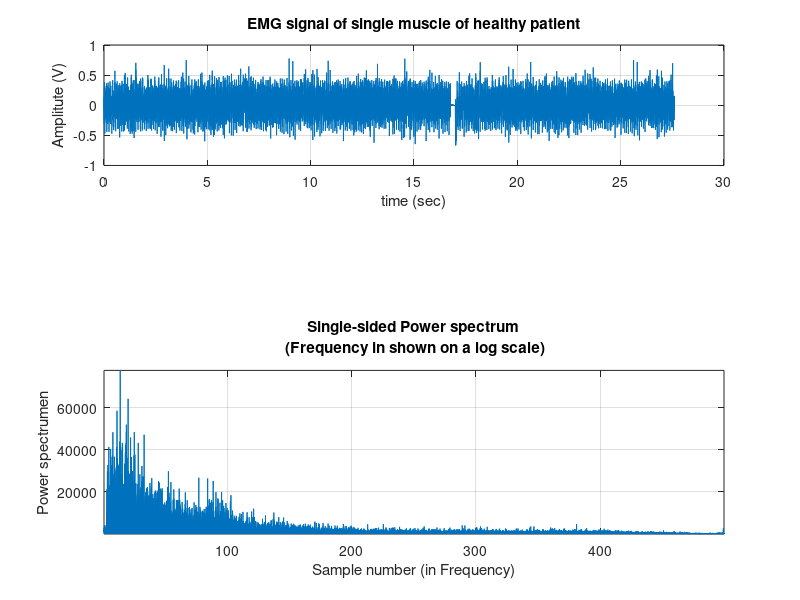
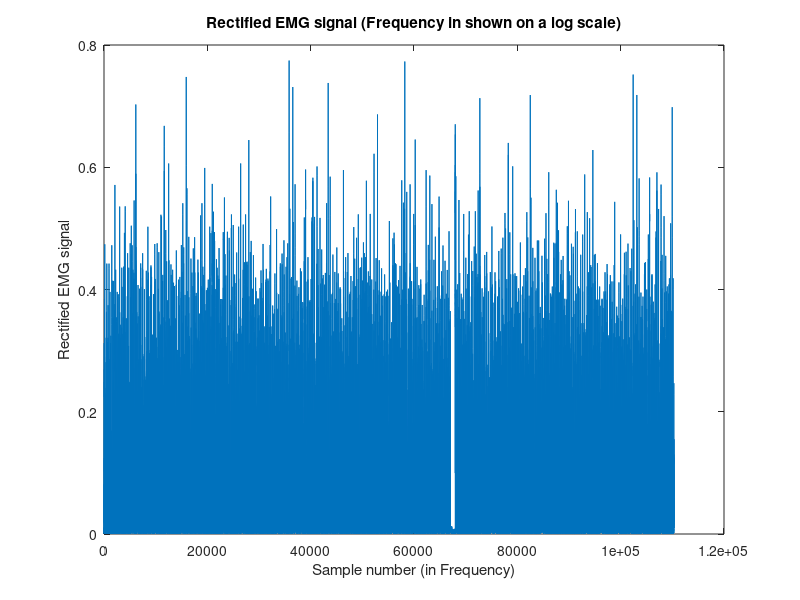
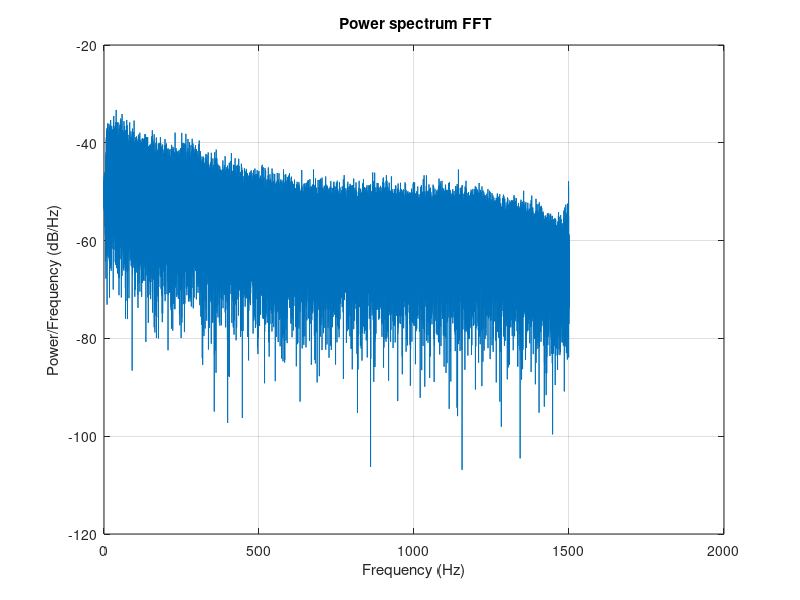
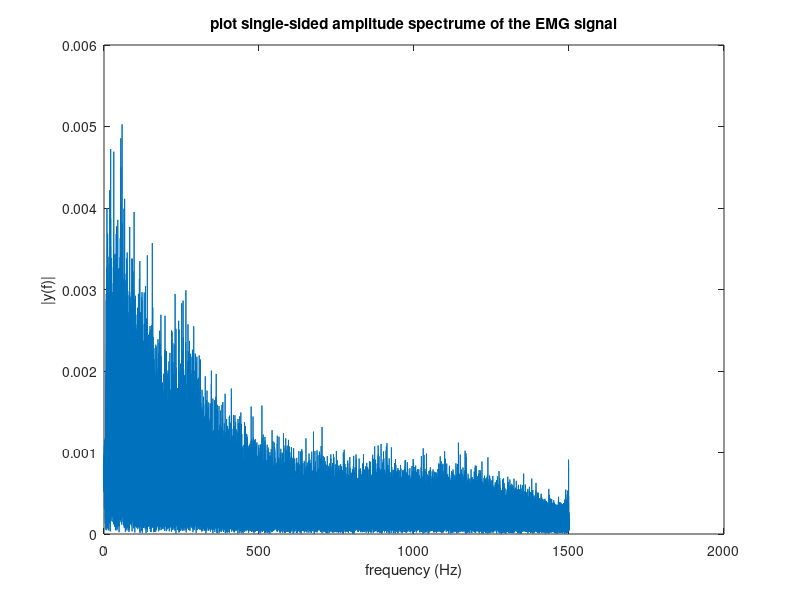

MATLAB code to generate these figures, in order:
clc;
close all;
clear all;
EMGSIG = load('emg_myopathy.txt'); %replace the txt file accordingly
t = EMGSIG(:, 1);
y1 = EMGSIG(:, 2);
N = length(y1);
ls = size(y1);
f = 1/N;
fs = 3000;
T = 1/fs;
t1 = (0 : N-1) *T;
Nyquist = fs/2;
figure;
subplot (3,1,1);
plot(t,y1);
title ('EMG signal of single muscle of healthy patient');
xlabel ('time (sec)');
ylabel ('Amplitute (V)');
grid on;
Y= abs(fft(y1));
Y(1) = [];
power = abs(Y(1:N/2)).^2;
nyquist = 1/(2*0.001);
freq = (1:N/2)/(N/2)*nyquist;
subplot(212), plot(freq,power), grid on
xlabel('Sample number (in Frequency)')
ylabel('Power spectrumen');
title({'Single-sided Power spectrum' ...
 ' (Frequency in shown on a log scale)'});
axis tight
rms_y1 = sqrt(mean(y1.^2));
msgbox(strcat('RMS of EMG signal is = ',mat2str(rms_y1),''));
arv_y1 = abs(mean(y1));
msgbox(strcat('ARV of EMG signal is = ',mat2str(arv_y1),''));
y2 = detrend(y1);
figure;
rec_y = abs(y2);
plot (rec_y);
xlabel('Sample number (in Frequency)')
ylabel('Rectified EMG signal');
title({'Rectified EMG signal (Frequency in shown on a log scale)'});
figure;
xdft = fft(y1);
xdft = xdft(1:N/2+1);
psdx = (1/(fs*N)) * abs(xdft).^2;
psdx(2:end-1) = 2*psdx(2:end-1);
freq = 0:fs/length(y1):fs/2;
plot(freq,10*log10(psdx))
grid on
title(' Power spectrum FFT')
xlabel('Frequency (Hz)')
ylabel('Power/Frequency (dB/Hz)')
NFFT = 2 ^ nextpow2(N);
Y = fft(y1, NFFT) / N;
f = (fs / 2 * linspace(0, 1, NFFT / 2+1));
amp = ( 2 * abs(Y(1: NFFT / 2+1)));
figure;
plot(f,amp);
title('plot single-sided amplitude spectrume of the EMG signal')
xlabel('frequency (Hz)')
ylabel('|y(f)|')